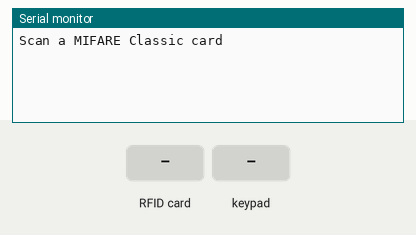
Bench run of a sketch on a simulated Arduino Uno, built with avr-gcc and run on an emulated ATmega328P. On the bench: the last lines printed to the serial monitor. Inputs (shaded band) come from the test bench.

Above: at 1.2 s.
1.3 s: RFID card 5E 7A 19 C4 held to the reader
At 1.8 s:
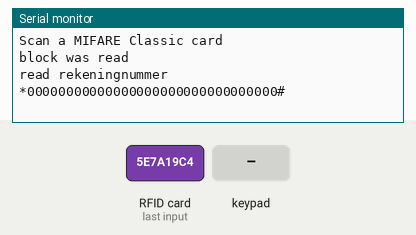
2.8 s: key '1' pressed
At 3.3 s:
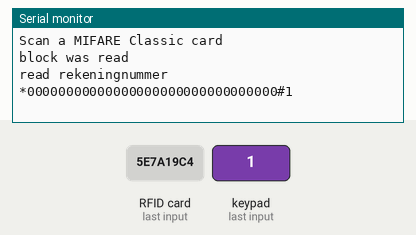
4.3 s: keypad keys 9 8 7 6 # pressed 0.4 s apart
At 6.9 s:
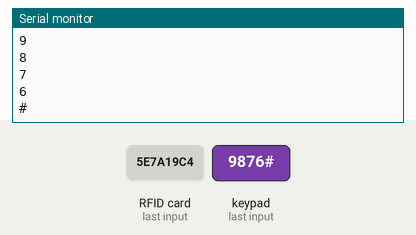
7.8 s: key 'A' pressed
At 8.6 s:
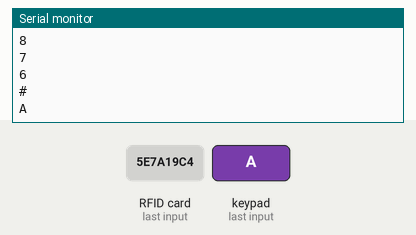
9.3 s: keypad keys 9 8 7 6 * pressed 0.4 s apart
At 12.2 s:
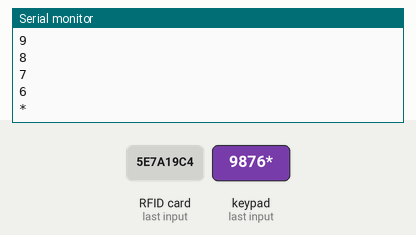
12.8 s: key 'B' pressed
At 14.2 s:
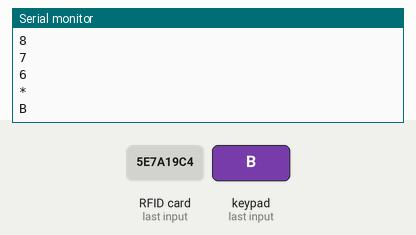
Timing chart, 0 to 15.3 s (numbered marks = the images above; inputs shaded):
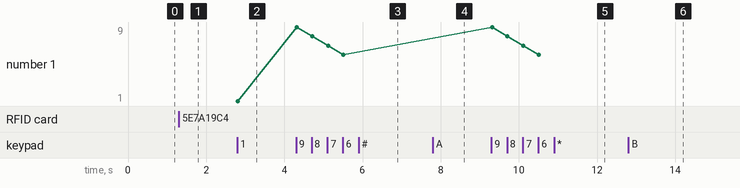

The sketch:

mergedCode.ino
```cpp
#include <Keypad.h>
#include <SPI.h>//include the SPI bus library
#include <MFRC522.h>//include the RFID reader library

#define SS_PIN 10  //slave select pin
#define RST_PIN A0  //reset pin
MFRC522 mfrc522(SS_PIN, RST_PIN);        // instatiate a MFRC522 reader object.
MFRC522::MIFARE_Key key;//create a MIFARE_Key struct named 'key', which will hold the card information
const byte numRows= 4; //number of rows on the keypad
const byte numCols= 4; //number of columns on the keypad
char keymap[numRows][numCols]=
{
{'1', '2', '3', 'A'},
{'4', '5', '6', 'B'},
{'7', '8', '9', 'C'},
{'*', '0', '#', 'D'}
};
byte rowPins[numRows] = {9,8,7,6}; //Rows 0 to 3
byte colPins[numCols]= {5,4,3,2}; //Columns 0 to 3
Keypad myKeypad= Keypad(makeKeymap(keymap), rowPins, colPins, numRows, numCols);
void setup()
{
  Serial.begin(9600);        // Initialize serial communications with the PC
  SPI.begin();               // Init SPI bus
  mfrc522.PCD_Init();        // Init MFRC522 card (in case you wonder what PCD means: proximity coupling device)
  Serial.println("Scan a MIFARE Classic card");
  for (byte i = 0; i < 6; i++) {
    key.keyByte[i] = 0xFF;//keyByte is defined in the "MIFARE_Key" 'struct' definition in the .h file of the library
  }
}
int block=1;//this is the block number we will write into and then read. Do not write into 'sector trailer' block, since this can make the block unusable.
//byte blockcontent[16] = {"0742010000000000"};//an array with 16 bytes to be written into one of the 64 card blocks is defined
byte blockcontent[]    = {
        0x07, 0x42, 0x01, 0x00, //  0,  7,   4,  2,
        0x00, 0x01, 0x00, 0x00, //  0,  1,   7,  8,
        0x00, 0x00, 0x00, 0x00, //  9, 10, 255, 12,
        0x00, 0x00, 0x00, 0x00  // 13, 14,  15, 16
};
//byte blockcontent[16] = {0,0,0,0,0,0,0,0,0,0,0,0,0,0,0,0};//all zeros. This can be used to delete a block.
byte readbackblock[18]; //This array is used for reading out a block. The MIFARE_Read method requires a buffer that is at least 18 bytes to hold the 16 bytes of a block.
void loop()
{
  char keypressed = myKeypad.getKey();
  if (keypressed != NO_KEY)
  {
    Serial.println(keypressed);
   }
    if ( ! mfrc522.PICC_IsNewCardPresent()) {//if PICC_IsNewCardPresent returns 1, a new card has been found and we continue
    return;//if it did not find a new card is returns a '0' and we return to the start of the loop
  }

  // Select one of the cards
  if ( ! mfrc522.PICC_ReadCardSerial()) {//if PICC_ReadCardSerial returns 1, the "uid" struct (see MFRC522.h lines 238-45)) contains the ID of the read card.
    return;//if it returns a '0' something went wrong and we return to the start of the loop
  }
         //writeBlock(block, blockcontent);//the blockcontent array is written into the card block
         readBlock(1, readbackblock);//read the block back
         Serial.println("read rekeningnummer");
         Serial.print("*");
         for (int j=0 ; j<16 ; j++)//print the block contents
         {
            if (readbackblock[j] <= 0xF) {
                Serial.print("0");
            }
          Serial.print(readbackblock[j], HEX);//Serial.write() transmits the ASCII numbers as human readable characters to serial monitor
         }
         Serial.print("#");
         mfrc522.PICC_DumpToSerial(&(mfrc522.uid));
}

//2385
```

functions.ino
```cpp
int writeBlock(int blockNumber, byte arrayAddress[])
{
  //this makes sure that we only write into data blocks. Every 4th block is a trailer block for the access/security info.
  int largestModulo4Number=blockNumber/4*4;
  int trailerBlock=largestModulo4Number+3;//determine trailer block for the sector
  if (blockNumber > 2 && (blockNumber+1)%4 == 0){Serial.print(blockNumber);Serial.println(" is a trailer block:");return 2;}//block number is a trailer block (modulo 4); quit and send error code 2
  Serial.print(blockNumber);
  Serial.println(" is a data block:");

  /*****************************************authentication of the desired block for access***********************************************************/
  byte status = mfrc522.PCD_Authenticate(MFRC522::PICC_CMD_MF_AUTH_KEY_A, trailerBlock, &key, &(mfrc522.uid));
  //byte PCD_Authenticate(byte command, byte blockAddr, MIFARE_Key *key, Uid *uid);
  //this method is used to authenticate a certain block for writing or reading
  //command: See enumerations above -> PICC_CMD_MF_AUTH_KEY_A	= 0x60 (=1100000),		// this command performs authentication with Key A
  //blockAddr is the number of the block from 0 to 15.
  //MIFARE_Key *key is a pointer to the MIFARE_Key struct defined above, this struct needs to be defined for each block. New cards have all A/B= FF FF FF FF FF FF
  //Uid *uid is a pointer to the UID struct that contains the user ID of the card.
  if (status != MFRC522::STATUS_OK) {
         Serial.print("PCD_Authenticate() failed: ");
         Serial.println(mfrc522.GetStatusCodeName(status));
         return 3;//return "3" as error message
  }
  //it appears the authentication needs to be made before every block read/write within a specific sector.
  //If a different sector is being authenticated access to the previous one is lost.


  /*****************************************writing the block***********************************************************/

  status = mfrc522.MIFARE_Write(blockNumber, arrayAddress, 16);//valueBlockA is the block number, MIFARE_Write(block number (0-15), byte array containing 16 values, number of bytes in block (=16))
  //status = mfrc522.MIFARE_Write(9, value1Block, 16);
  if (status != MFRC522::STATUS_OK) {
           Serial.print("MIFARE_Write() failed: ");
           Serial.println(mfrc522.GetStatusCodeName(status));
           return 4;//return "4" as error message
  }
  Serial.println("block was written");
}


int readBlock(int blockNumber, byte arrayAddress[])
{
  int largestModulo4Number=blockNumber/4*4;
  int trailerBlock=largestModulo4Number+3;//determine trailer block for the sector

  /*****************************************authentication of the desired block for access***********************************************************/
  byte status = mfrc522.PCD_Authenticate(MFRC522::PICC_CMD_MF_AUTH_KEY_A, trailerBlock, &key, &(mfrc522.uid));
  //byte PCD_Authenticate(byte command, byte blockAddr, MIFARE_Key *key, Uid *uid);
  //this method is used to authenticate a certain block for writing or reading
  //command: See enumerations above -> PICC_CMD_MF_AUTH_KEY_A	= 0x60 (=1100000),		// this command performs authentication with Key A
  //blockAddr is the number of the block from 0 to 15.
  //MIFARE_Key *key is a pointer to the MIFARE_Key struct defined above, this struct needs to be defined for each block. New cards have all A/B= FF FF FF FF FF FF
  //Uid *uid is a pointer to the UID struct that contains the user ID of the card.
  if (status != MFRC522::STATUS_OK) {
         Serial.print("PCD_Authenticate() failed (read): ");
         Serial.println(mfrc522.GetStatusCodeName(status));
         return 3;//return "3" as error message
  }
  //it appears the authentication needs to be made before every block read/write within a specific sector.
  //If a different sector is being authenticated access to the previous one is lost.


  /*****************************************reading a block***********************************************************/

  byte buffersize = 18;//we need to define a variable with the read buffer size, since the MIFARE_Read method below needs a pointer to the variable that contains the size...
  status = mfrc522.MIFARE_Read(blockNumber, arrayAddress, &buffersize);//&buffersize is a pointer to the buffersize variable; MIFARE_Read requires a pointer instead of just a number
  if (status != MFRC522::STATUS_OK) {
          Serial.print("MIFARE_read() failed: ");
          Serial.println(mfrc522.GetStatusCodeName(status));
          return 4;//return "4" as error message
  }
  Serial.println("block was read");
}
```

Measured:
- after the input at 1.3 s, the serial monitor: prints a new line at once (image 1)
- after the input at 2.8 s, the serial monitor: prints a new line at once (image 2)
- after the input at 4.3 s, the serial monitor: prints a new line at once (image 3)
- after the input at 7.8 s, the serial monitor: prints a new line at once (image 4)
- after the input at 9.3 s, the serial monitor: prints a new line at once (image 5)
- after the input at 12.8 s, the serial monitor: prints a new line at once (image 6)
- plotted number 1: 1 → 6 after the input at 4.3 s
